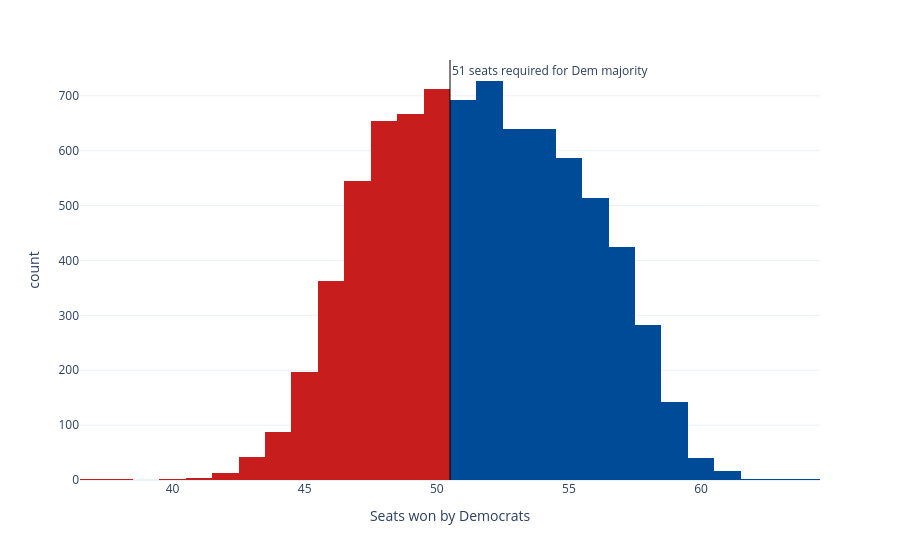

Here is the notebook cell this chart was saved with:
### Code cell
sims_hist = px.histogram(seat_sims, x='seats', nbins=np.unique(seat_sims['seats']).shape[0]*2, color='winner',
                         color_discrete_map={'Democrats': '#004b97', 'Republicans': '#c71e1d'},
                         labels={'seats':'Seats won by Democrats', 'winner': 'Winner'}, template='plotly_white')
sims_hist.update_traces(showlegend=False)
sims_hist.add_vline(x=50.5, line_width=1, line_color='black', annotation_text='51 seats required for Dem majority', 
                    annotation_position='top right')
sims_hist

### Figure 1 — Plotly figure (JSON) as saved in the notebook; plotly's stock layout.template omitted (floating-point values rounded to 4 significant figures; data arrays with more than 128 entries replaced by an {"elided": "..."} marker saying what was removed)
{"data": [{"bingroup": "x", "hovertemplate": "Winner=Democrats<br>Seats won by Democrats=%{x}<br>count=%{y}<extra></extra>", "legendgroup": "Democrats", "marker": {"color": "#004b97", "pattern": {"shape": ""}}, "name": "Democrats", "nbinsx": 54, "orientation": "v", "showlegend": false, "type": "histogram", "x": {"elided": "4713 int values"}, "xaxis": "x", "yaxis": "y"}, {"bingroup": "x", "hovertemplate": "Winner=Republicans<br>Seats won by Democrats=%{x}<br>count=%{y}<extra></extra>", "legendgroup": "Republicans", "marker": {"color": "#c71e1d", "pattern": {"shape": ""}}, "name": "Republicans", "nbinsx": 54, "orientation": "v", "showlegend": false, "type": "histogram", "x": {"elided": "3287 int values"}, "xaxis": "x", "yaxis": "y"}], "layout": {"annotations": [{"showarrow": false, "text": "51 seats required for Dem majority", "x": 50.5, "xanchor": "left", "xref": "x", "y": 1, "yanchor": "top", "yref": "y domain"}], "barmode": "relative", "legend": {"title": {"text": "Winner"}, "tracegroupgap": 0}, "margin": {"t": 60}, "shapes": [{"line": {"color": "black", "width": 1}, "type": "line", "x0": 50.5, "x1": 50.5, "xref": "x", "y0": 0, "y1": 1, "yref": "y domain"}], "xaxis": {"anchor": "y", "domain": [0, 1], "title": {"text": "Seats won by Democrats"}}, "yaxis": {"anchor": "x", "domain": [0, 1], "title": {"text": "count"}}}}
